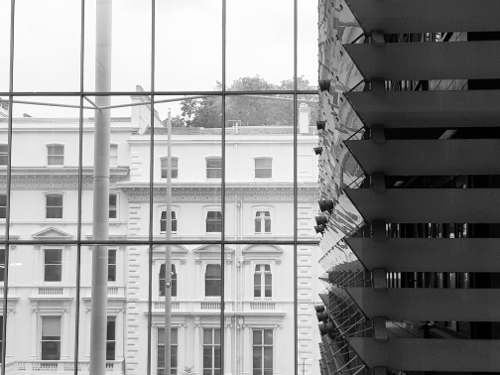
#> input picture Tutorials/tutorial_8/window.png, 500 x 375 px
$ jupyter execute tutorial8_ph_2022.ipynb
#> lines starting #> are read from the running program, lines starting #| are printed output that depends on the picture
Part 1

[cell 1]
from sklearn import datasets
from sklearn import tree
import numpy as np
import matplotlib.pyplot as plt

def gen_sample_grid(npx=200, npy=200, limit=1):
  x1line = np.linspace(-limit, limit, npx)
  x2line = np.linspace(-limit, limit, npy)
  x1grid, x2grid = np.meshgrid(x1line, x2line)
  Xgrid = np.array([x1grid, x2grid]).reshape([2,npx*npy]).T
  return Xgrid,x1line,x2line

np.random.seed(0)

X, y = datasets.make_classification(n_samples=100, n_features=2,
				n_informative=2, n_redundant=0)


clf = tree.DecisionTreeClassifier()
clf = clf.fit(X, y)

Xgrid,x1line,x2line = gen_sample_grid(200,200,4)
pred = clf.predict(Xgrid).reshape(200,200)

fig, ax = plt.subplots()
plt.contourf(x1line,x2line,pred)
ax.scatter(X[y == 0, 0], X[y == 0, 1])
ax.scatter(X[y == 1, 0], X[y == 1, 1])

Part 2

[cell 2]
from sklearn import ensemble

rf = ensemble.RandomForestClassifier(n_estimators=100,max_depth=20)
rf.fit(X,y)

prob = rf.predict_proba(Xgrid)
prob_plot = prob[:,0].reshape(200,200)

fig, ax = plt.subplots()
plt.contourf(x1line,x2line,prob_plot)
ax.scatter(X[y == 0, 0], X[y == 0, 1])
ax.scatter(X[y == 1, 0], X[y == 1, 1])
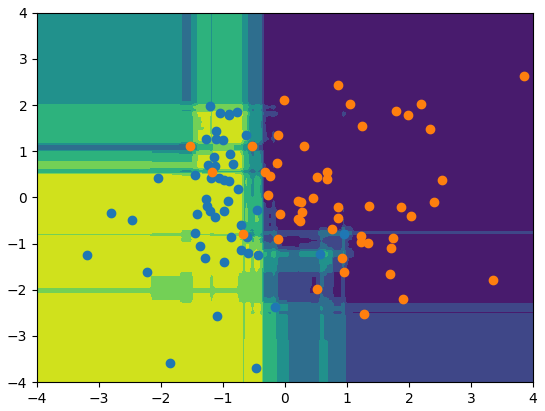
#> figure drawn by matplotlib, 1 panel

Part 3

[cell 3]
#upload image
from google.colab import files

print('Upload window.png here')
uploaded = files.upload()
#> the answer given: window.png

[cell 4]
import numpy as np
import matplotlib.pyplot as plt
import matplotlib.image as mpimg

#load in the image
img = mpimg.imread('window.png')
#> img is the input picture: shape (375, 500, 3) float32; min 0, max 1, mean 0.579

#just extract one channel - technically this is red, but
#it doesn't matter since they are all equal
imgBw = np.squeeze(img[:, :, 0])

#get the size
npy, npx = imgBw.shape
#> npy = 375; npx = 500

plt.figure()
plt.imshow(imgBw, cmap=plt.cm.gray)
plt.axis('off')

[cell 5]
fim = np.fft.fft2(imgBw)

plt.figure()
plt.imshow(np.fft.fftshift(np.abs(fim)))
#show the colour scale:
plt.colorbar()
#set the colour limits to something so we can see the image better
plt.clim(0, 1e3)
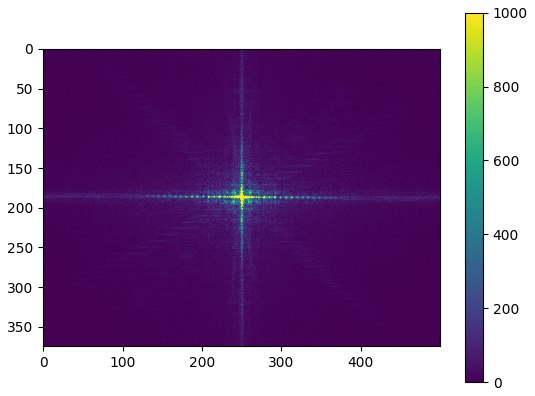
#> figure drawn by matplotlib, 2 panels

[cell 6]
#make a separate copy of the image to work on:
fim2 = fim.copy()
#set everything in all except the first row to zero
fim2[1:npy, :] = 0
#set everything in the first row to zero except the first 61 points and the last 60
fim2[0, 61:npx - 60] = 0

img2 = np.real(np.fft.ifft2(fim2))
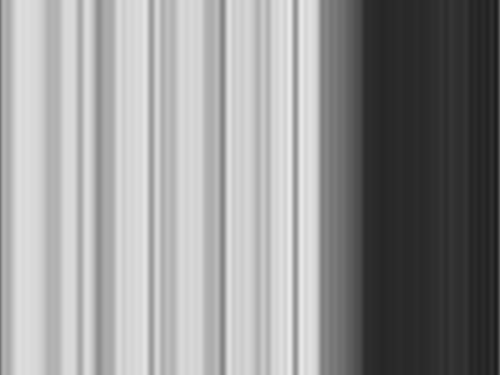
#> img2: shape (375, 500) float64; min 0.117, max 0.916, mean 0.579
plt.figure()
plt.imshow(img2, cmap=plt.cm.gray)
plt.axis('off')

[cell 7]
#make a separate copy of the image to work on:
fim3 = fim.copy()
#set everything in all except the first row to zero
fim3[:, 1:npx] = 0
#set everything in the first row to zero except the first 61 points and the last 60
fim3[61:npy - 60, 0] = 0

img3 = np.real(np.fft.ifft2(fim3))
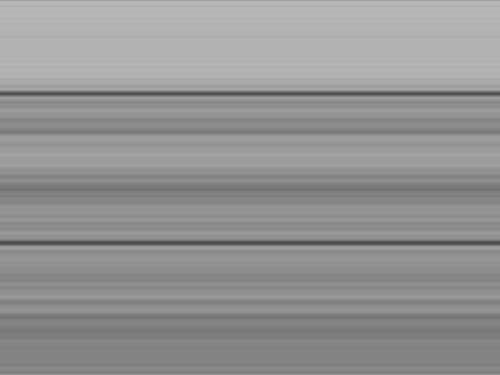
#> img3: shape (375, 500) float64; min 0.295, max 0.724, mean 0.579
plt.figure()
plt.imshow(img3, cmap=plt.cm.gray)
plt.axis('off')

[cell 8]
diffx = np.diff(imgBw, axis=1)
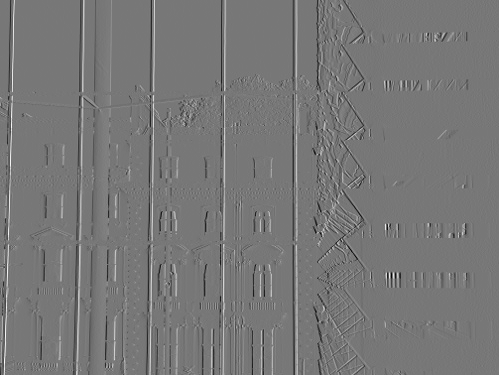
#> diffx: shape (375, 499) float32; min -0.616, max 0.694, mean -0.000994; drawn with min black and max white
diffy = np.diff(imgBw, axis=0)
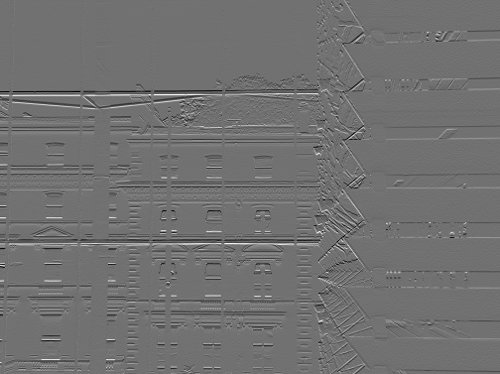
#> diffy: shape (374, 500) float32; min -0.537, max 0.671, mean -0.000526; drawn with min black and max white

diffx = diffx[0:npy - 1,:]
#> diffx: shape (374, 499) float32
diffy = diffy[:,0:npx - 1]
#> diffy: shape (374, 499) float32

edgeIm = np.sqrt(np.power(diffx,2)+np.power(diffy,2))
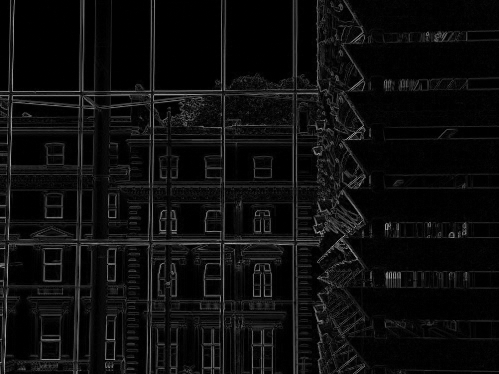
#> edgeIm: shape (374, 499) float32; min 0, max 0.695, mean 0.0534

plt.figure()
plt.imshow(edgeIm, cmap=plt.cm.gray)
plt.axis('off')
plt.colorbar()
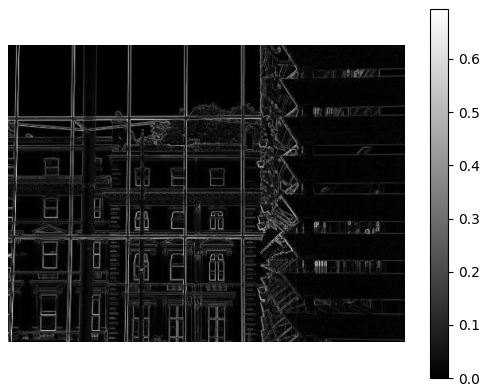
#> figure drawn by matplotlib, 2 panels

[cell 9]
t = 0.1
edgeThresh = (edgeIm > t).astype('int')
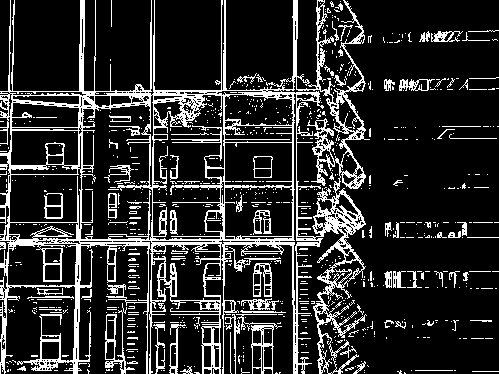
#> edgeThresh: shape (374, 499) int64; values 0 (black) and 1 (white), 17.2% white in thin lines or dots

plt.figure()
plt.imshow(edgeThresh, cmap=plt.cm.gray)
plt.axis('off')
plt.colorbar()
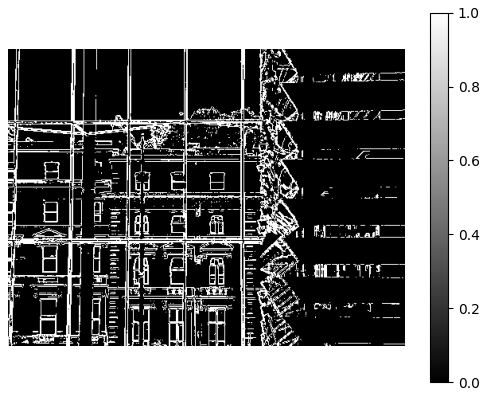
#> figure drawn by matplotlib, 2 panels
